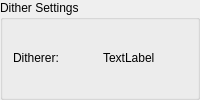
             <widget class="QWidget" name="pageGeneric">
              <property name="sizePolicy">
               <sizepolicy hsizetype="Preferred" vsizetype="Minimum">
                <horstretch>0</horstretch>
                <verstretch>0</verstretch>
               </sizepolicy>
              </property>
              <property name="minimumSize">
               <size>
                <width>0</width>
                <height>60</height>
               </size>
              </property>
              <layout class="QGridLayout" name="gridLayout_12">
               <property name="leftMargin">
                <number>0</number>
               </property>
               <property name="topMargin">
                <number>0</number>
               </property>
               <property name="rightMargin">
                <number>0</number>
               </property>
               <property name="bottomMargin">
                <number>0</number>
               </property>
               <property name="spacing">
                <number>0</number>
               </property>
               <item row="0" column="0">
                <widget class="QGroupBox" name="Generic_groupBox">
                 <property name="title">
                  <string>Dither Settings</string>
                 </property>
                 <layout class="QGridLayout" name="gridLayout_9">
                  <property name="leftMargin">
                   <number>10</number>
                  </property>
                  <property name="topMargin">
                   <number>8</number>
                  </property>
                  <property name="rightMargin">
                   <number>10</number>
                  </property>
                  <property name="bottomMargin">
                   <number>10</number>
                  </property>
                  <item row="0" column="1">
                   <widget class="ElideLabel" name="Generic_dither_name">
                    <property name="minimumSize">
                     <size>
                      <width>0</width>
                      <height>22</height>
                     </size>
                    </property>
                    <property name="text">
                     <string>TextLabel</string>
                    </property>
                   </widget>
                  </item>
                  <item row="0" column="0">
                   <widget class="QLabel" name="label_21">
                    <property name="minimumSize">
                     <size>
                      <width>0</width>
                      <height>22</height>
                     </size>
                    </property>
                    <property name="text">
                     <string>Ditherer:</string>
                    </property>
                   </widget>
                  </item>
                 </layout>
                </widget>
               </item>
              </layout>
             </widget>
